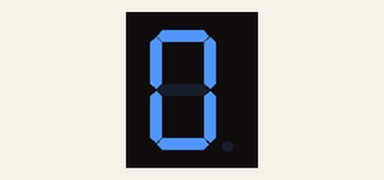
This sketch was run on a simulated Arduino Uno, built with avr-gcc and run on an emulated ATmega328P. On the bench: 1-digit seven-segment display. Wiring (inferred from the names in the program): 1-digit 7-segment display, segments lit when HIGH: segments pin 2, pin 3, pin 4, pin 5, pin 6, pin 7, pin 8. The segment pins are drawn as the display they are named for.

Above: at 0.1 s.
At 1.1 s:
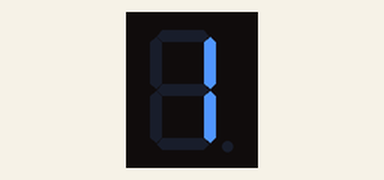
At 2.1 s:
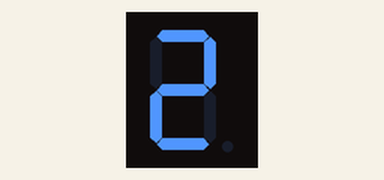
At 4.1 s:
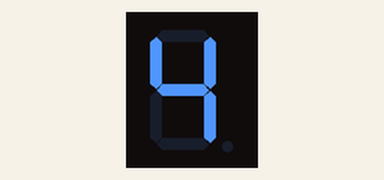
At 6.1 s:
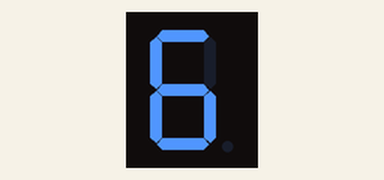
At 9.1 s:
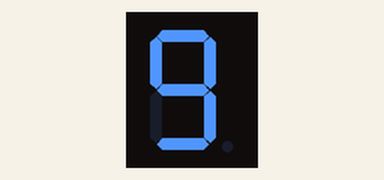

The sketch:

Practica8.ino
```cpp
const int A = 2;
const int B = 3;
const int C = 4;
const int D = 5;
const int E = 6;
const int F = 7;
const int G = 8;

const int N = 7;
const int SEGMENTOS[N] = {A,B,C,D,E,F,G};

const int anodoComunOn=0,anodoComunOff=1;

const int MAX=10;
const int DIGITOS[MAX][7] = {
/*0*/ {anodoComunOff,anodoComunOff,anodoComunOff,anodoComunOff,anodoComunOff,anodoComunOff,anodoComunOn},
/*1*/ {anodoComunOn,anodoComunOff,anodoComunOff,anodoComunOn,anodoComunOn,anodoComunOn,anodoComunOn},
/*2*/ {anodoComunOff,anodoComunOff,anodoComunOn,anodoComunOff,anodoComunOff,anodoComunOn,anodoComunOff},
/*3*/ {anodoComunOff,anodoComunOff,anodoComunOff,anodoComunOff,anodoComunOn,anodoComunOn,anodoComunOff},
/*4*/ {anodoComunOn,anodoComunOff,anodoComunOff,anodoComunOn,anodoComunOn,anodoComunOff,anodoComunOff},
/*5*/ {anodoComunOff,anodoComunOn,anodoComunOff,anodoComunOff,anodoComunOn,anodoComunOff,anodoComunOff},
/*6*/ {anodoComunOff,anodoComunOn,anodoComunOff,anodoComunOff,anodoComunOff,anodoComunOff,anodoComunOff},
/*7*/ {anodoComunOff,anodoComunOff,anodoComunOff,anodoComunOn,anodoComunOn,anodoComunOn,anodoComunOn},
/*8*/ {anodoComunOff,anodoComunOff,anodoComunOff,anodoComunOff,anodoComunOff,anodoComunOff,anodoComunOff},
/*9*/ {anodoComunOff,anodoComunOff,anodoComunOff,anodoComunOff,anodoComunOn,anodoComunOff,anodoComunOff},
};

const int OFF = anodoComunOn==1 ? HIGH : LOW;

void setup()
{
  for (int i=0; i<N; i++){
    pinMode(SEGMENTOS[i], OUTPUT);
    digitalWrite(SEGMENTOS[i], OFF);//apagar
  }
}

void print(int d){
  for (int i=0; i<N; i++){
    digitalWrite(SEGMENTOS[i], DIGITOS[d][i]);
  }
}

void loop()
{
  for(int i=0; i<MAX; i++){
    print(i);
    delay(1000);// esperar 1000 milisegundos
  }
}
```

Measured:
- by itself, everything shown: repeats every 10.0 s, in 10 steps
- what the display in image 1 shows lasts 1.0 s, from 1.0 s to 2.0 s
